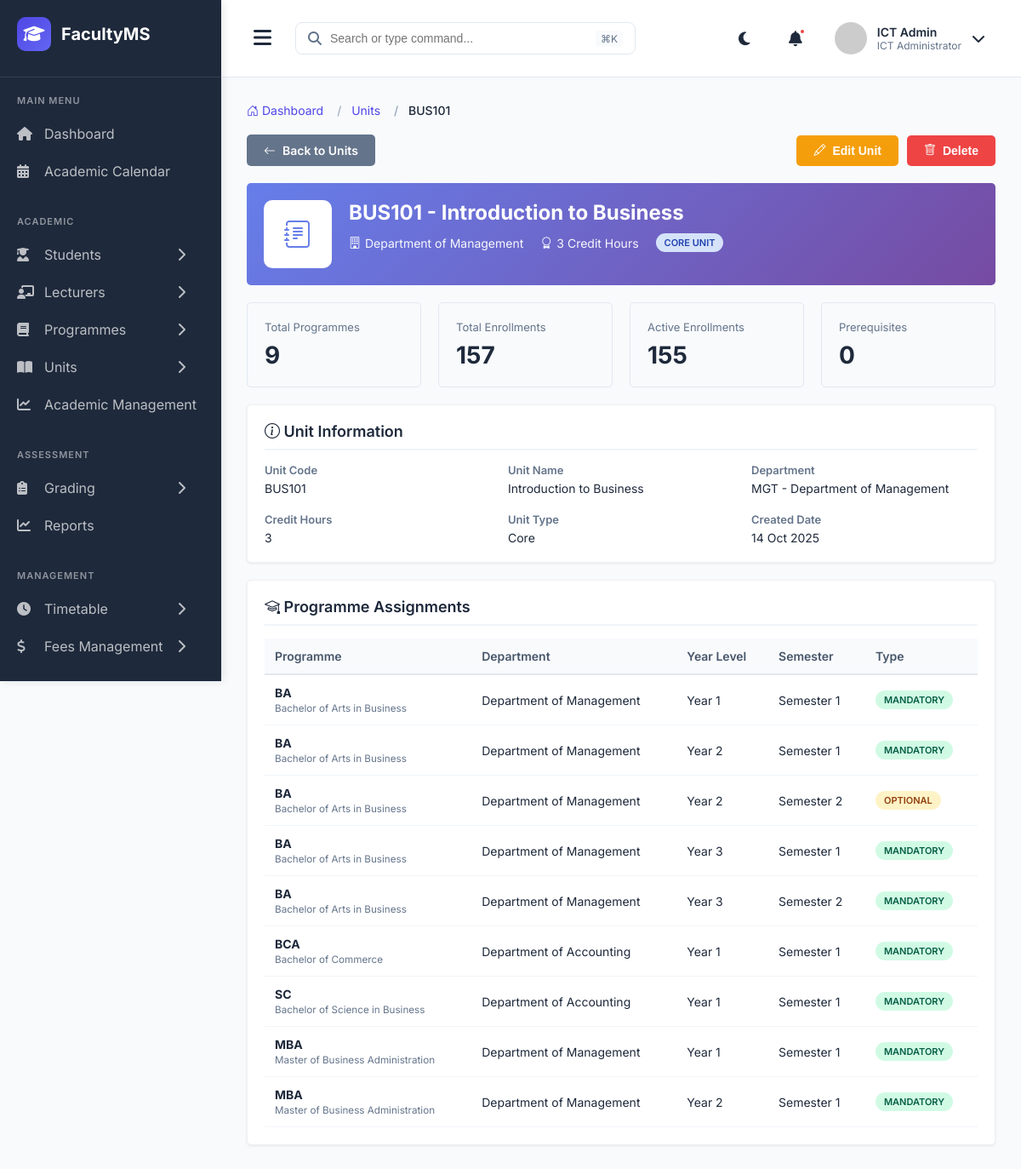
/admin-units/1/ (signed in), run on the app's committed database.
### main_application/models.py (models this page shows, shortened)
class User(AbstractUser):
    USER_TYPES = (
        ('STUDENT', 'Student'),
        ('LECTURER', 'Lecturer'),
        ('COD', 'Chairman of Department'),
        ('DEAN', 'Dean'),
        ('ICT_ADMIN', 'ICT Administrator'),
    )
    user_type = models.CharField(max_length=20, choices=USER_TYPES)
    phone_number = models.CharField(max_length=15, blank=True, null=True)
    profile_picture = models.ImageField(upload_to='profiles/', blank=True, null=True)
    is_active_user = models.BooleanField(default=True)
    date_joined = models.DateTimeField(auto_now_add=True)
    class Meta:
        db_table = 'users'

class Unit(models.Model):
    code = models.CharField(max_length=20, unique=True)
    name = models.CharField(max_length=200)
    description = models.TextField(blank=True)
    credit_hours = models.IntegerField(default=3)
    department = models.ForeignKey(Department, on_delete=models.CASCADE, related_name='units')
    is_core = models.BooleanField(default=True)  # Core or Elective
    prerequisites = models.ManyToManyField('self', symmetrical=False, blank=True, related_name='required_for')
    created_at = models.DateTimeField(auto_now_add=True)
    class Meta:
        db_table = 'units'
        ordering = ['code']

class Department(models.Model):
    name = models.CharField(max_length=200)
    code = models.CharField(max_length=20, unique=True)
    description = models.TextField(blank=True)
    head_of_department = models.ForeignKey(User, on_delete=models.SET_NULL, null=True, blank=True,
                                           related_name='headed_departments', limit_choices_to={'user_type': 'COD'})
    created_at = models.DateTimeField(auto_now_add=True)
    class Meta:
        db_table = 'departments'
        ordering = ['name']

class ProgrammeUnit(models.Model):
    YEAR_LEVELS = (
        (1, 'Year 1'),
        (2, 'Year 2'),
        (3, 'Year 3'),
        (4, 'Year 4'),
    )
    programme = models.ForeignKey(Programme, on_delete=models.CASCADE, related_name='programme_units')
    unit = models.ForeignKey(Unit, on_delete=models.CASCADE, related_name='offered_in_programmes')
    year_level = models.IntegerField(choices=YEAR_LEVELS)
    semester = models.IntegerField(choices=Semester.SEMESTER_CHOICES)
    is_mandatory = models.BooleanField(default=True)
    class Meta:
        db_table = 'programme_units'
        unique_together = ('programme', 'unit', 'year_level', 'semester')
        ordering = ['programme', 'year_level', 'semester']

class Programme(models.Model):
    PROGRAMME_LEVELS = (
        ('CERTIFICATE', 'Certificate'),
        ('DIPLOMA', 'Diploma'),
        ('BACHELORS', 'Bachelor\'s Degree'),
        ('MASTERS', 'Master\'s Degree'),
        ('PHD', 'Doctor of Philosophy'),
    )
    DURATION_YEARS = (
        (1, '1 Year'),
        (2, '2 Years'),
        (3, '3 Years'),
        (4, '4 Years'),
        (5, '5 Years'),
    )
    SEMESTERS_PER_YEAR = (
        (2, '2 Semesters'),
        (3, '3 Semesters'),
    )
    name = models.CharField(max_length=200)
    code = models.CharField(max_length=20, unique=True)
    level = models.CharField(max_length=20, choices=PROGRAMME_LEVELS)
    department = models.ForeignKey(Department, on_delete=models.CASCADE, related_name='programmes')
    duration_years = models.IntegerField(choices=DURATION_YEARS)
    semesters_per_year = models.IntegerField(choices=SEMESTERS_PER_YEAR, default=2)
    description = models.TextField(blank=True)
    is_active = models.BooleanField(default=True)
    created_at = models.DateTimeField(auto_now_add=True)
    class Meta:
        db_table = 'programmes'
        ordering = ['level', 'name']

### main_application/views.py (the view)
# urls.py: path('admin-units/<int:unit_id>/', views.unit_detail, name='unit_detail'),
@login_required
def unit_detail(request, unit_id):
    unit = get_object_or_404(Unit.objects.select_related('department'), id=unit_id)
    programme_assignments = ProgrammeUnit.objects.filter(
        unit=unit
    ).select_related('programme', 'programme__department').order_by('programme__name', 'year_level', 'semester')
    prerequisites = unit.prerequisites.all()
    required_for = unit.required_for.all()
    total_enrollments = unit.enrollments.count()
    active_enrollments = unit.enrollments.filter(status='ENROLLED').count()
    context = {
        'unit': unit,
        'programme_assignments': programme_assignments,
        'prerequisites': prerequisites,
        'required_for': required_for,
        'total_enrollments': total_enrollments,
        'active_enrollments': active_enrollments,
    }
    return render(request, 'admin/unit_detail.html', context)

### templates/admin/unit_detail.html (shortened to what this page needs)
{% extends 'admin_base.html' %}
{% load static %}
{% block extra_css %}
<link rel="stylesheet" href="https://cdn.jsdelivr.net/npm/bootstrap-icons@1.10.0/font/bootstrap-icons.css">
<link rel='stylesheet' href='{% static 'css/unit_detail.css' %}'>
{% endblock %}
{% block content %}
<nav aria-label="breadcrumb">
    <ol class="breadcrumb">
        <li class="breadcrumb-item"><a href="{% url 'admin_dashboard' %}"><i class="bi bi-house-door"></i> Dashboard</a></li>
        <li class="breadcrumb-item"><a href="{% url 'unit_management' %}">Units</a></li>
        <li class="breadcrumb-item active" aria-current="page">{{ unit.code }}</li>
    </ol>
</nav>
<div class="action-bar">
    <a href="{% url 'unit_management' %}" class="btn btn-secondary">
        <i class="bi bi-arrow-left"></i> Back to Units
    </a>
    <div style="display: flex; gap: 10px;">
        <button class="btn btn-warning" onclick="editUnit({{ unit.id }})">
            <i class="bi bi-pencil"></i> Edit Unit
        </button>
        <button class="btn btn-danger" onclick="deleteUnit({{ unit.id }})">
            <i class="bi bi-trash"></i> Delete
        </button>
    </div>
</div>
<div class="unit-header">
    <div class="unit-icon">
        <i class="bi bi-journal-text"></i>
    </div>
    <div class="unit-info">
        <h2>{{ unit.code }} - {{ unit.name }}</h2>
        <div class="unit-meta">
            <span class="meta-item">
                <i class="bi bi-building"></i>
                {{ unit.department.name }}
            </span>
            <span class="meta-item">
                <i class="bi bi-award"></i>
                {{ unit.credit_hours }} Credit Hours
            </span>
            <span>
                {% if unit.is_core %}
                <span class="badge badge-info">Core Unit</span>
                {% else %}
                <span class="badge badge-warning">Elective Unit</span>
                {% endif %}
            </span>
        </div>
    </div>
</div>
<div class="stats-grid">
    <div class="stat-card">
        <div class="stat-label">Total Programmes</div>
        <div class="stat-value">{{ programme_assignments|length }}</div>
    </div>
    <div class="stat-card">
        <div class="stat-label">Total Enrollments</div>
        <div class="stat-value">{{ total_enrollments }}</div>
    </div>
    <div class="stat-card">
        <div class="stat-label">Active Enrollments</div>
        <div class="stat-value">{{ active_enrollments }}</div>
    </div>
    <div class="stat-card">
        <div class="stat-label">Prerequisites</div>
        <div class="stat-value">{{ prerequisites|length }}</div>
    </div>
</div>
<div class="section-container">
    <h3 class="section-title"><i class="bi bi-info-circle"></i> Unit Information</h3>
    <div class="info-grid">
        <div class="info-item">
            <span class="info-label">Unit Code</span>
            <span class="info-value">{{ unit.code }}</span>
        </div>
        <div class="info-item">
            <span class="info-label">Unit Name</span>
            <span class="info-value">{{ unit.name }}</span>
        </div>
        <div class="info-item">
            <span class="info-label">Department</span>
            <span class="info-value">{{ unit.department.code }} - {{ unit.department.name }}</span>
        </div>
        <div class="info-item">
            <span class="info-label">Credit Hours</span>
            <span class="info-value">{{ unit.credit_hours }}</span>
        </div>
        <div class="info-item">
            <span class="info-label">Unit Type</span>
            <span class="info-value">{{ unit.is_core|yesno:"Core,Elective" }}</span>
        </div>
        <div class="info-item">
            <span class="info-label">Created Date</span>
            <span class="info-value">{{ unit.created_at|date:"d M Y" }}</span>
        </div>
    </div>
</div>
<div class="section-container">
    <h3 class="section-title"><i class="bi bi-mortarboard"></i> Programme Assignments</h3>
    {% if programme_assignments %}
    <div class="table-container">
        <table>
            <thead>
                <tr>
                    <th>Programme</th>
                    <th>Department</th>
                    <th>Year Level</th>
                    <th>Semester</th>
                    <th>Type</th>
                </tr>
            </thead>
            <tbody>
                {% for assignment in programme_assignments %}
                <tr>
                    <td>
                        <strong>{{ assignment.programme.code }}</strong><br>
                        <small style="color: #64748B;">{{ assignment.programme.name }}</small>
                    </td>
                    <td>{{ assignment.programme.department.name }}</td>
                    <td>{{ assignment.get_year_level_display }}</td>
                    <td>Semester {{ assignment.semester }}</td>
                    <td>
                        {% if assignment.is_mandatory %}
                        <span class="badge badge-success">Mandatory</span>
                        {% else %}
                        <span class="badge badge-warning">Optional</span>
                        {% endif %}
                    </td>
                </tr>
                {% endfor %}
            </tbody>
        </table>
    </div>
    {% else %}
    <p style="color: #64748B; text-align: center; padding: 20px;">This unit is not assigned to any programme yet.</p>
    {% endif %}
</div>
{% endblock %}

### templates/admin_base.html (shortened to what this page needs)
{% load static %}
<!DOCTYPE html>
<html lang="en">
<head>
    <link rel="stylesheet" href="https://cdnjs.cloudflare.com/ajax/libs/font-awesome/6.4.0/css/all.min.css">
    {% block extra_css %}{% endblock %}
</head>
<body>
    <div class="sidebar" id="sidebar">
        <div class="sidebar-header">
            <div class="logo">
                <i class="fas fa-graduation-cap"></i>
            </div>
            <span class="logo-text">FacultyMS</span>
        </div>
        <div class="menu-section">
            <div class="menu-title">Main Menu</div>
            <a href="{% url 'admin_dashboard'%}" class="menu-item {% if request.resolver_match.url_name == 'admin_dashboard' %}active{% endif %}">
                <i class="fas fa-home"></i>
                <span>Dashboard</span>
            </a>
            <a href="{% url 'admin_academic_calendar'%}" class="menu-item {% if request.resolver_match.url_name == 'admin_academic_calendar' %}active{% endif %}">
                <i class="fas fa-calendar-alt"></i>
                <span>Academic Calendar</span>
            </a>
        </div>
        <div class="menu-section">
            <div class="menu-title">Academic</div>
            <div class="menu-item has-submenu {% if 'student' in request.resolver_match.url_name %}active{% endif %}" data-submenu="students">
                <i class="fas fa-user-graduate"></i>
                <span>Students</span>
                <i class="fas fa-chevron-right arrow"></i>
            </div>
            <div class="menu-item has-submenu {% if 'lecturer' in request.resolver_match.url_name %}active{% endif %}" data-submenu="lecturers">
                <i class="fas fa-chalkboard-teacher"></i>
                <span>Lecturers</span>
                <i class="fas fa-chevron-right arrow"></i>
            </div>
            <div class="menu-item has-submenu {% if 'programme' in request.resolver_match.url_name or 'departments' in request.resolver_match.url_name %}active{% endif %}" data-submenu="programmes">
                <i class="fas fa-book"></i>
                <span>Programmes</span>
                <i class="fas fa-chevron-right arrow"></i>
            </div>
            <div class="menu-item has-submenu {% if 'units' in request.resolver_match.url_name %}active{% endif %}" data-submenu="units">
                <i class="fas fa-book-open"></i>
                <span>Units</span>
                <i class="fas fa-chevron-right arrow"></i>
            </div>
             <a href="{% url 'academic_management'%}" class="menu-item {% if request.resolver_match.url_name == 'academic_management' %}active{% endif %}">
                <i class="fas fa-chart-line"></i>
                <span>Academic Management</span>
            </a>
        </div>
        <div class="menu-section">
            <div class="menu-title">Assessment</div>
            <div class="menu-item has-submenu {% if 'grading' in request.resolver_match.url_name or 'marks' in request.resolver_match.url_name or 'assessment' in request.resolver_match.url_name %}active{% endif %}" data-submenu="grading">
                <i class="fas fa-clipboard-list"></i>
                <span>Grading</span>
                <i class="fas fa-chevron-right arrow"></i>
            </div>
            <a href="{% url 'admin_reports'%}" class="menu-item {% if request.resolver_match.url_name == 'admin_reports' %}active{% endif %}">
                <i class="fas fa-chart-line"></i>
                <span>Reports</span>
            </a>
        </div>
        <div class="menu-section">
            <div class="menu-title">Management</div>
            <div class="menu-item has-submenu {% if 'timetable' in request.resolver_match.url_name or 'venues' in request.resolver_match.url_name %}active{% endif %}" data-submenu="timetable">
                <i class="fas fa-clock"></i>
                <span>Timetable</span>
                <i class="fas fa-chevron-right arrow"></i>
            </div>
            <div class="menu-item has-submenu {% if 'fees' in request.resolver_match.url_name %}active{% endif %}" data-submenu="fees">
                <i class="fas fa-dollar-sign"></i>
                <span>Fees Management</span>
                <i class="fas fa-chevron-right arrow"></i>
            </div>
        </div>
    </div>
    <div class="main-content" id="mainContent">
        <div class="header">
            <div class="header-left">
                <button class="menu-toggle" id="menuToggle">
                    <i class="fas fa-bars"></i>
                </button>
                <div class="search-bar">
                    <i class="fas fa-search"></i>
                    <input type="text" placeholder="Search or type command...">
                    <span class="shortcut">⌘K</span>
                </div>
            </div>
            <div class="header-right">
                <div class="header-icon">
                    <i class="fas fa-moon"></i>
                </div>
                <div class="header-icon notification-icon">
                    <i class="fas fa-bell"></i>
                    <span class="notification-badge"></span>
                </div>
                <div class="user-profile">
                    <img src="https://ui-avatars.com/api/?name=Admin+User&background=4F46E5&color=fff" alt="User" class="user-avatar">
                    <div class="user-info">
                        <span class="user-name">{{ user.get_full_name|default:"Admin User" }}</span>
                        <span class="user-role">{{ user.get_user_type_display|default:"Administrator" }}</span>
                    </div>
                    <i class="fas fa-chevron-down"></i>
                </div>
            </div>
        </div>
        <div class="content">
            {% block content %}{% endblock %}
        </div>
    </div>
</body>
</html>

### data on the page
User: get_full_name "ICT Admin", user_type "ICT Administrator"
Unit: code "BUS101", name "Introduction to Business", department.name "Department of Management", credit_hours "3", department.code "MGT", is_core "Core", created_at "14 Oct 2025"
ProgrammeUnit: programme.code "BA", programme.name "Bachelor of Arts in Business", programme.department.name "Department of Management", year_level "Year 1", semester "1", is_mandatory "MANDATORY"
ProgrammeUnit: programme.code "BA", programme.name "Bachelor of Arts in Business", programme.department.name "Department of Management", year_level "Year 2", semester "1", is_mandatory "MANDATORY"
ProgrammeUnit: programme.code "BA", programme.name "Bachelor of Arts in Business", programme.department.name "Department of Management", year_level "Year 2", semester "2", is_mandatory "OPTIONAL"
ProgrammeUnit: programme.code "BA", programme.name "Bachelor of Arts in Business", programme.department.name "Department of Management", year_level "Year 3", semester "1", is_mandatory "MANDATORY"
ProgrammeUnit: programme.code "BA", programme.name "Bachelor of Arts in Business", programme.department.name "Department of Management", year_level "Year 3", semester "2", is_mandatory "MANDATORY"
ProgrammeUnit: programme.code "BCA", programme.name "Bachelor of Commerce", programme.department.name "Department of Accounting", year_level "Year 1", semester "1", is_mandatory "MANDATORY"
ProgrammeUnit: programme.code "SC", programme.name "Bachelor of Science in Business", programme.department.name "Department of Accounting", year_level "Year 1", semester "1", is_mandatory "MANDATORY"
ProgrammeUnit: programme.code "MBA", programme.name "Master of Business Administration", programme.department.name "Department of Management", year_level "Year 1", semester "1", is_mandatory "MANDATORY"
ProgrammeUnit: programme.code "MBA", programme.name "Master of Business Administration", programme.department.name "Department of Management", year_level "Year 2", semester "1", is_mandatory "MANDATORY"

### other printed values
{{ programme_assignments|length }} "9"
{{ total_enrollments }} "157"
{{ active_enrollments }} "155"
{{ prerequisites|length }} "0"
